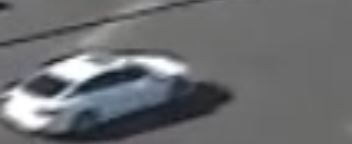
#> input picture pictures/car1.png, 352 x 144 px, given in place of japan_intersection.mp4, which was not available
$ python Test.py
#> lines starting #> are read from the running program, lines starting #| are printed output that depends on the picture
import cv2

cap = cv2.VideoCapture('japan_intersection.mp4')

object_detector = cv2.createBackgroundSubtractorMOG2(history=500, varThreshold=20)

def rescale_frame(frame, percent=30):
    width = int(frame.shape[1] * percent/100)
    height = int(frame.shape[0] * percent/ 100)
    dim = (width, height)
    return cv2.resize(frame, dim, interpolation =cv2.INTER_AREA)

# processed frames
pro_frames = []
frames_to_proc = 2000

# loop through all frames
for i in range(frames_to_proc):
    ret, frame = cap.read()
    frame = rescale_frame(frame)
    height, width, _ = frame.shape
    # place in video in which to detect vehicles
    #print(height, width)
    #frame = frame[0:200,0:400]

    mask = object_detector.apply(frame)
    _, mask = cv2.threshold(mask, 254, 255, cv2.THRESH_BINARY)
    contours, _ = cv2.findContours(mask, cv2.RETR_TREE, cv2.CHAIN_APPROX_SIMPLE)
    for cnt in contours:
        # remove small elements
        area = cv2.contourArea(cnt)
        if area > 200:
            cv2.drawContours(frame, [cnt], -1, (0, 255, 0), 2)
            x, y, w, h = cv2.boundingRect(cnt)
            #cv2.rectangle(roi, (x,y), (x+w,y+h), (0,255,0), 3)
            cv2.rectangle(frame, (x,y), (x+w,y+h), (0,255,0), 3)
    pro_frames.append(frame)

    #cv2.imshow("roi", roi)
    cv2.imshow("frame", frame)
    #cv2.imshow("mask", mask)
    key = cv2.waitKey(30)
    if key == 27:
        break
#> this loop made 1 pass; (key Esc is pressed on pass 1)
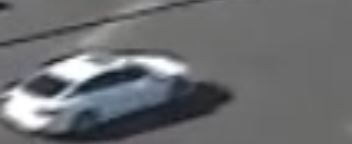
#> input picture pictures/car1.png, 352 x 144 px, given in place of japan_intersection.mp4, which was not available
#> pass 1, `frame = rescale_frame(frame)`:
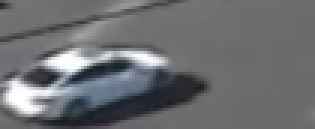
#> frame: shape (43, 105, 3) (shown 3 times larger); mean B, G, R 112.3, 109.9, 108.3
#> after the loop, pro_frames = 1 item

cap.release()
cv2.destroyAllWindows()

# setup video
fps = 60.0
pathOut = 'vehicle_detection_japan.mp4'
height, width, layers = pro_frames[0].shape
#> layers = 3
size = (width,height)
#> size = (105, 43)
videoOut = cv2.VideoWriter(pathOut,cv2.VideoWriter_fourcc(*'mp4v'), fps, size)

# write to video with processed frames
for i in range(len(pro_frames)):
    videoOut.write(pro_frames[i])

videoOut.release()

$ run again, on pictures/car2.png
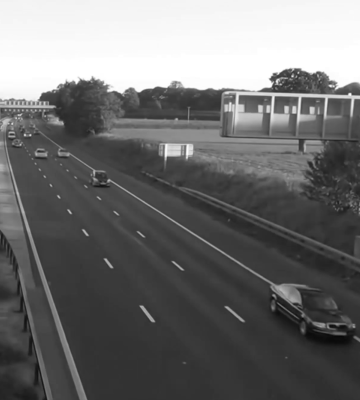
#> input picture pictures/car2.png, 360 x 400 px, given in place of japan_intersection.mp4, which was not available
#> the loop `for i in range(frames_to_proc):` made 1 pass; (key Esc is pressed on pass 1)
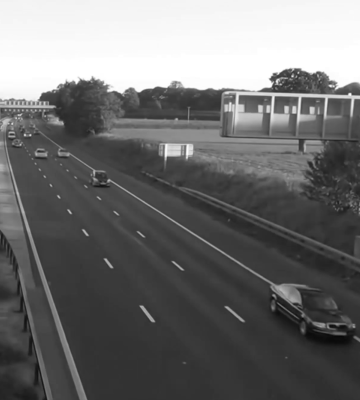
#> input picture pictures/car2.png, 360 x 400 px, given in place of japan_intersection.mp4, which was not available
#> pass 1, `frame = rescale_frame(frame)`:
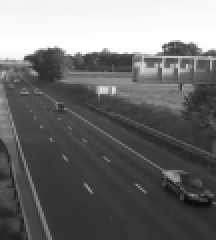
#> frame: shape (120, 108, 3) (shown 2 times larger); min 11, max 255, mean 110.6
#> after the loop `for i in range(frames_to_proc):`: pro_frames = 1 item
#> the loop `for i in range(len(pro_frames)):` made 1 pass

$ run again, on pictures/proc.png
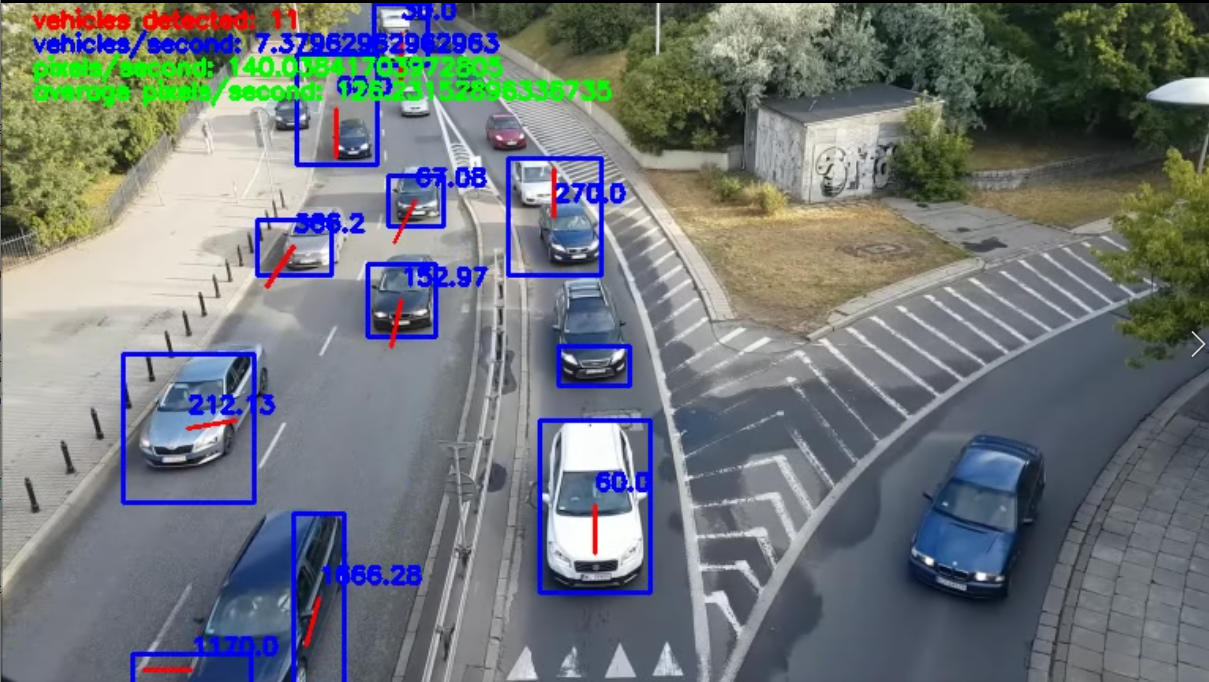
#> input picture pictures/proc.png, 1209 x 682 px, given in place of japan_intersection.mp4, which was not available
#> the loop `for i in range(frames_to_proc):` made 1 pass; (key Esc is pressed on pass 1)
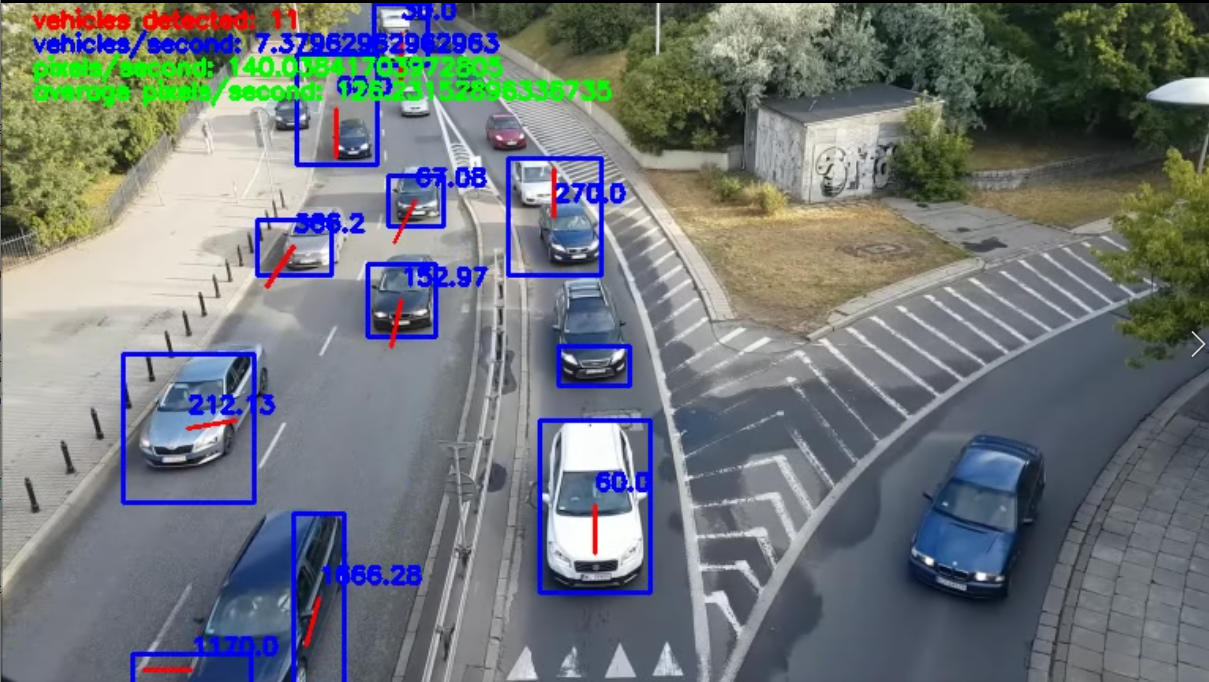
#> input picture pictures/proc.png, 1209 x 682 px, given in place of japan_intersection.mp4, which was not available
#> pass 1, `frame = rescale_frame(frame)`:
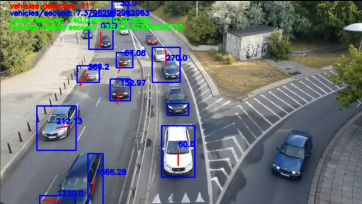
#> frame: shape (204, 362, 3); mean B, G, R 121.5, 118.8, 112.4
#> after the loop `for i in range(frames_to_proc):`: pro_frames = 1 item
#> the loop `for i in range(len(pro_frames)):` made 1 pass
